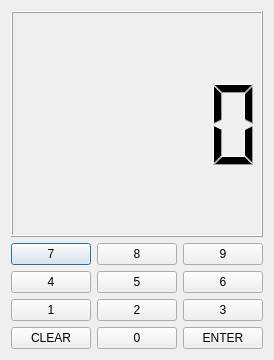
<?xml version="1.0" encoding="UTF-8"?>
<ui version="4.0">
 <class>NumPadLogInDialog</class>
 <widget class="QDialog" name="NumPadLogInDialog">
  <property name="geometry">
   <rect>
    <x>0</x>
    <y>0</y>
    <width>262</width>
    <height>360</height>
   </rect>
  </property>
  <property name="windowTitle">
   <string>NumPadLogInDialog</string>
  </property>
  <layout class="QVBoxLayout" name="verticalLayout_4">
   <item>
    <widget class="QLCDNumber" name="lcdNumber"/>
   </item>
   <item>
    <layout class="QHBoxLayout" name="horizontalLayout">
     <item>
      <layout class="QVBoxLayout" name="verticalLayout">
       <item>
        <widget class="DuNumericKeyPushButton" name="sietePushButton">
         <property name="text">
          <string>7</string>
         </property>
        </widget>
       </item>
       <item>
        <widget class="DuNumericKeyPushButton" name="cuatroPushButton">
         <property name="text">
          <string>4</string>
         </property>
        </widget>
       </item>
       <item>
        <widget class="DuNumericKeyPushButton" name="unoPushButton">
         <property name="text">
          <string>1</string>
         </property>
        </widget>
       </item>
       <item>
        <widget class="QPushButton" name="clearPushButton">
         <property name="text">
          <string>CLEAR</string>
         </property>
        </widget>
       </item>
      </layout>
     </item>
     <item>
      <layout class="QVBoxLayout" name="verticalLayout_2">
       <item>
        <widget class="DuNumericKeyPushButton" name="ochoPushButton">
         <property name="text">
          <string>8</string>
         </property>
        </widget>
       </item>
       <item>
        <widget class="DuNumericKeyPushButton" name="cincoPushButton">
         <property name="text">
          <string>5</string>
         </property>
        </widget>
       </item>
       <item>
        <widget class="DuNumericKeyPushButton" name="dosPushButton">
         <property name="text">
          <string>2</string>
         </property>
        </widget>
       </item>
       <item>
        <widget class="DuNumericKeyPushButton" name="ceroPushButton">
         <property name="text">
          <string>0</string>
         </property>
        </widget>
       </item>
      </layout>
     </item>
     <item>
      <layout class="QVBoxLayout" name="verticalLayout_3">
       <item>
        <widget class="DuNumericKeyPushButton" name="nuevePushButton">
         <property name="text">
          <string>9</string>
         </property>
        </widget>
       </item>
       <item>
        <widget class="DuNumericKeyPushButton" name="seisPushButton">
         <property name="text">
          <string>6</string>
         </property>
        </widget>
       </item>
       <item>
        <widget class="DuNumericKeyPushButton" name="tresPushButton">
         <property name="text">
          <string>3</string>
         </property>
        </widget>
       </item>
       <item>
        <widget class="QPushButton" name="enterPushButton">
         <property name="text">
          <string>ENTER</string>
         </property>
        </widget>
       </item>
      </layout>
     </item>
    </layout>
   </item>
  </layout>
 </widget>
 <customwidgets>
  <customwidget>
   <class>DuNumericKeyPushButton</class>
   <extends>QPushButton</extends>
   <header location="global">dunumerickeypushbutton.h</header>
  </customwidget>
 </customwidgets>
 <resources/>
 <connections/>
</ui>
